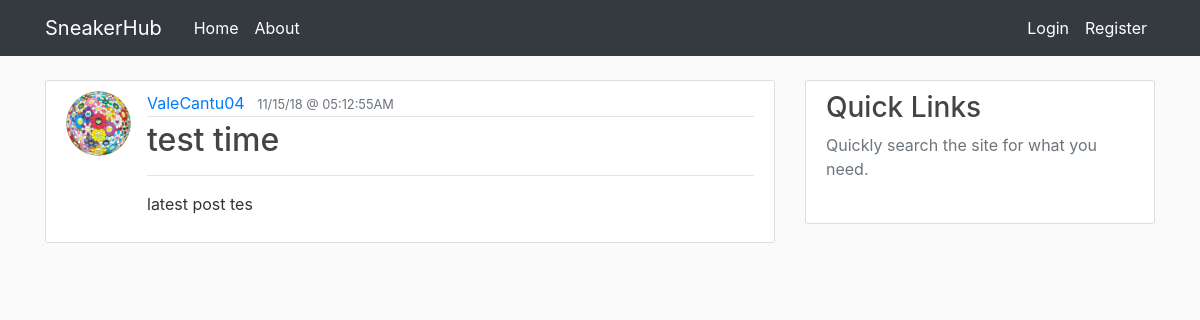
Page /post/8 on the earlier database version.
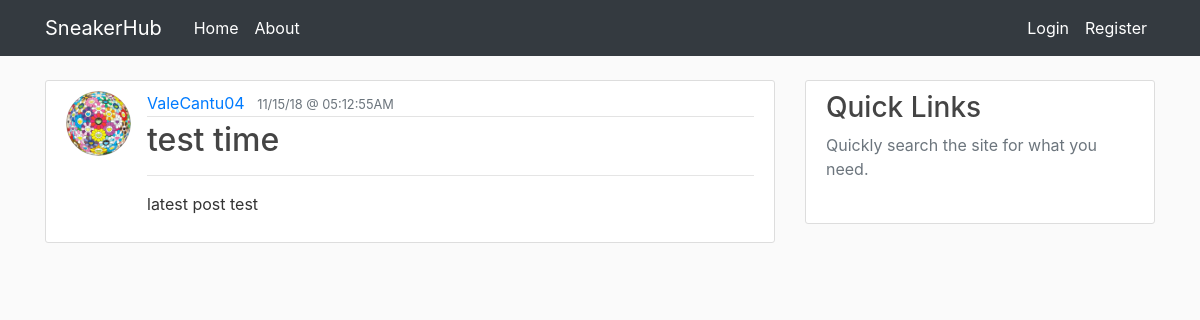
Same page on the later database version.
### sneakerhub/models.py (models this page shows, shortened)
class Post(db.Model):
    id = db.Column(db.Integer, primary_key=True)
    title = db.Column(db.String(140), nullable=False)
    date_posted = db.Column(db.DateTime, nullable=False,
                            default=datetime.utcnow)
    content = db.Column(db.Text, nullable=False)
    user_id = db.Column(db.Integer, db.ForeignKey('user.id'), nullable=False)

### sneakerhub/posts/routes.py (the view)
@posts.route("/post/<post_id>")
def post(post_id):
    post = Post.query.get_or_404(post_id)
    return render_template('post.html', title=post.title, post=post)

### sneakerhub/templates/post.html (shortened to what this page needs)
{% extends "layout.html" %}
{% block content %}
<article class="media content-section">
    <img class="rounded-circle article-img" src="{{ url_for('static', filename='profile_pics/' + post.author.image_file) }}">
    <div class="media-body">
        <div class="article-metadata">
            <a class="mr-2" href="{{ url_for('users.user_posts', username=post.author.username) }}">{{ post.author.username }}</a>
<small class="text-muted">{{ post.date_posted.strftime('%x @ %X%p')}}</small>
        </div>
        <h2 class="article-title">{{ post.title }}</h2>
        <hr>
        <p class="article-content">{{ post.content }}</p>
    </div>
</article>
{% endblock content %}

Differences in the rows shown:
changed Post "test time": content "latest post tes" → "latest post test"
